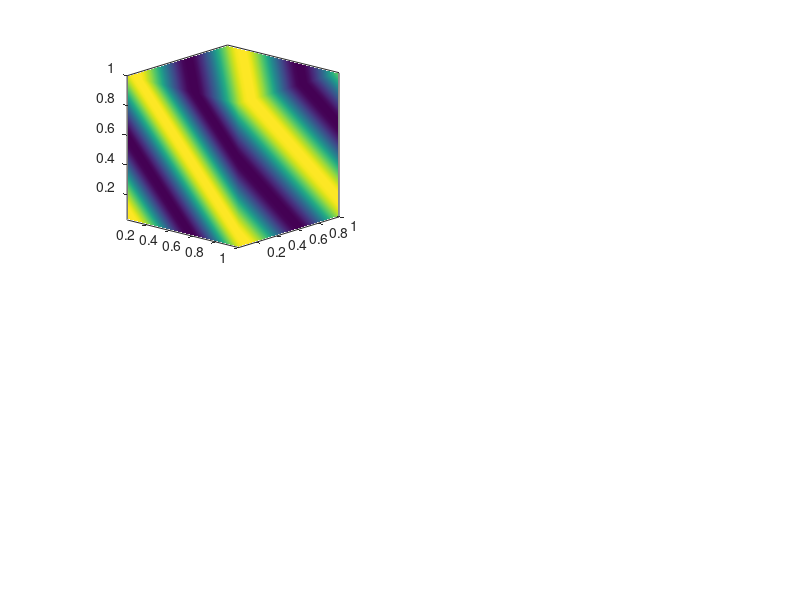

The MATLAB script that drew this image: (Note: this script raises an error after producing the figure.)
function RMHD_3D

%%%%%%%%%%%%%%%%%%%%%%%%%%%%%%%%%%%%%
%%%                               %%%
%%%   Draft 3D RMHD Solver        %%%
%%%                               %%%
%%%   Uses Elsasser Formulation   %%%
%%%   for an Alfven Wave in a     %%%
%%%   3D Torus                    %%%
%%%                               %%%
%%%%%%%%%%%%%%%%%%%%%%%%%%%%%%%%%%%%%

%% Paramaters %%%%%%%%%%%%%%%%%%%%%%%%%%%%%%%%%%

va   = 1;      % Alven velocity
nu   = 1e-3;
beta = 1;      % 

Dispersion_check = 1;   % Checks dispersion relation of a linear wave propagating through mesh if true

LX = 1;     % Box-size (x-direction)
LY = 1;     % Box-size (y-direction)
LZ = 1;     % Box-size (z-direction)     %%% !!! Should this scale differently to LX and LY? !!! %%%

NX = 32;      % Resolution in x
NY = 32;      % Resolution in y
NZ = 32;      % Resolution in z
N = NX*NY*NZ;

% CFL = 0.1;            %%% !!! Think about CFL conditions !!! %%% (Will eventually implement variable time step)
dt  = 1e-3;     % InitialTime Step              
TF  = 1;      % Final Time
TSCREEN = 100;  % Screen Update Interval Count (NOTE: plotting is usually slow)
time = dt:dt:TF;

E_zeta_plus  = zeros(1,length(time));
E_zeta_minus = zeros(1,length(time));
E_s_plus     = zeros(1,length(time));
E_s_minus    = zeros(1,length(time));
u_par_save   = zeros(1,length(time));
u_perx_save  = zeros(1,length(time));
u_pery_save  = zeros(1,length(time));

dx = LX/NX;
dy = LY/NY;
dz = LZ/NZ;
% min_mesh = min([dx dy dz]);
dV = dx*dy*dz;

I=sqrt(-1);
bpar = 1/sqrt(1+(1/beta)^2);
grid_int = dV/N;
t=0.0;

%% Initialise wavevector grid %%%%%%%%%%%%%%%%%%

kx = (2*I*pi/LX)*[0:((NX/2)-1)  -(NX/2):-1];    % [0, 1, ..., NX/2-1, -NX/2, -NX/2+1, ..., -1]    % This is a formatting convention
ky = (2*I*pi/LY)*[0:((NY/2)-1)  -(NY/2):-1];
kz = (2*I*pi/LZ)*[0:((NZ/2)-1)  -(NZ/2):-1];
[KX, KY, KZ] = ndgrid(kx, ky, kz);

dealias = abs(KX)<(1/3)*NX & abs(KY)<(1/3)*NY & abs(KZ)<(1/3)*NZ;    % Cutting of frequencies for dealiasing using the 2/3 rule   (2/3)*(N/2)

k2_perp = KX.^2 + KY.^2;      % (Perpendicular) Laplacian in Fourier space
k2_poisson = k2_perp;    
k2_poisson(1,1,:) = 1;        % Fixed Laplacian in F.S. for Poisson's equation   % Because first entry was 0
k2 = k2_perp + KZ.^2;         % Laplacian in F.S.
exp_correct = exp(dt*nu*k2);  % !!! Should this be k2 or k2_perp ??? (Seems like it should be k2 as will have z-dependence)

%% Initial Condition %%%%%%%%%%%%%%%%%%%%%%%%%%%

[i,j,k] = ndgrid((1:NX)*dx,(1:NY)*dy,(1:NZ)*dz);
XG = permute(i, [2 1 3]);
YG = permute(j, [2 1 3]);
ZG = permute(k, [2 1 3]);

Lap_zeta_plus  = k2_perp.*fftn(sin(2*pi*(i/LX + j/LY + k/LZ)));
Lap_zeta_minus = k2_perp.*fftn(0);

% Lap_zeta_plus  = k2_perp.*fftn(1);
% Lap_zeta_minus = k2_perp.*fftn(0);

s_plus  = fftn(0*0.01*cos(2*pi*k/LZ));
s_minus = fftn(0*0.01*sin(2*pi*j/LZ));

%% Solver %%%%%%%%%%%%%%%%%%%%%%%%%%%%%%%%%%%%%%

k=0;
n=1;
for i = (1:length(time))
    k=k+1;

    %%% Update zeta p/m for new time-step
    zeta_plus = Lap_zeta_plus./k2_poisson;        
    zeta_minus = Lap_zeta_minus./k2_poisson;

    %%% Compute Poisson Brackets
    
    % Calculates derivatives for PB
    zp_x  = real(ifftn(KX.*zeta_plus));
    zm_x  = real(ifftn(KX.*zeta_minus));
    zp_y  = real(ifftn(KY.*zeta_plus));
    zm_y  = real(ifftn(KY.*zeta_minus));
    sp_x  = real(ifftn(KX.*s_plus));
    sp_y  = real(ifftn(KY.*s_plus));
    sm_x  = real(ifftn(KX.*s_minus));
    sm_y  = real(ifftn(KY.*s_minus));
    Lzp_x = real(ifftn(KX.*Lap_zeta_plus));
    Lzm_x = real(ifftn(KX.*Lap_zeta_minus));
    Lzp_y = real(ifftn(KY.*Lap_zeta_plus));
    Lzm_y = real(ifftn(KY.*Lap_zeta_minus));
    
    % Calculates PB
    PB_zp_Lzm = fftn((zp_x.*Lzm_y) - (zp_y.*Lzm_x));
    PB_zm_Lzp = fftn((zm_x.*Lzp_y) - (zm_y.*Lzp_x));
    PB_zp_zm  = fftn((zp_x.*zm_y)  - (zp_y.*zm_x));
    PB_zp_sp  = fftn((zp_x.*sp_y)  - (zp_y.*sp_x));
    PB_zp_sm  = fftn((zp_x.*sm_y)  - (zp_y.*sm_x));
    PB_zm_sp  = fftn((zm_x.*sp_y)  - (zm_y.*sp_x));
    PB_zm_sm  = fftn((zm_x.*sm_y)  - (zm_y.*sm_x));
    
    NL_zeta_Sup = -(0.5).*(PB_zp_Lzm + PB_zm_Lzp).*dealias; 
    NL_zeta_Lap = -(0.5).*k2_perp.*PB_zp_zm.*dealias;
    NL_zeta_plus  = NL_zeta_Sup - NL_zeta_Lap;
    NL_zeta_minus = NL_zeta_Sup + NL_zeta_Lap;
    
    NL_s_plus   = -(0.5).*((1-bpar).*PB_zp_sp + (1+bpar).*PB_zm_sp).*dealias;
    NL_s_minus  = -(0.5).*((1+bpar).*PB_zp_sm + (1-bpar).*PB_zm_sm).*dealias;
    
    %%% Compute Linear terms
    
    Lin_zeta_plus  =  va.*KZ.*Lap_zeta_plus;
    Lin_zeta_minus = -va.*KZ.*Lap_zeta_minus;
    Lin_s_plus     = (va*bpar).*KZ.*s_plus;
    Lin_s_minus    = (va*bpar).*KZ.*s_minus;   
    
    %%% Compute Solution at the next step %%%
    
    Lap_zeta_plus_new  = dt*(Lin_zeta_plus + NL_zeta_plus) + Lap_zeta_plus;
    Lap_zeta_minus_new = dt*(Lin_zeta_minus + NL_zeta_minus) + Lap_zeta_minus;
    s_plus_new         = dt*(Lin_s_plus + NL_s_plus) + s_plus;
    s_minus_new        = dt*(Lin_s_minus + NL_s_minus) + s_minus;
    
    Lap_zeta_plus_new  = Lap_zeta_plus_new.*exp_correct;
    Lap_zeta_minus_new = Lap_zeta_minus_new.*exp_correct;
    s_plus_new  = s_plus_new.*exp_correct;
    s_minus_new = s_minus_new.*exp_correct;
    
    %%% Energy %%%
    
    E_zeta_plus_grid  = (abs(Lap_zeta_plus_new).^2)./abs(k2_poisson);
    E_zeta_minus_grid = (abs(Lap_zeta_minus_new).^2)./abs(k2_poisson);
    E_s_plus_grid     = (abs(s_plus_new)).^2;
    E_s_minus_grid    = (abs(s_minus_new)).^2;
    
    E_zeta_plus(n)  = (0.5)*sum(E_zeta_plus_grid(:))*(grid_int);
    E_zeta_minus(n) = (0.5)*sum(E_zeta_minus_grid(:))*(grid_int);
    E_s_plus(n)     = (0.5)*sum(E_s_plus_grid(:))*(grid_int);
    E_s_minus(n)    = (0.5)*sum(E_s_minus_grid(:))*(grid_int);
    
    t=t+dt;
    
    %% Plotting %%%
    if (k==TSCREEN)

        %Go back to real space for plotting
        zetap  = double(permute(real(ifftn(Lap_zeta_plus_new./k2_poisson)),[2,1,3]));
        zetam  = double(permute(real(ifftn(Lap_zeta_minus_new./k2_poisson)),[2,1,3]));
        sp     = double(permute(real(ifftn(s_plus_new)),[2,1,3]));
        sm     = double(permute(real(ifftn(s_minus_new)),[2,1,3]));
        
        figure(1)
        subplot(2,2,1)
        hold on
        hx = slice(XG, YG, ZG, zetap, LX, [], []);
        set(hx,'FaceColor','interp','EdgeColor','none')
        hy = slice(XG, YG, ZG, zetap, [], dy, []);
        set(hy,'FaceColor','interp','EdgeColor','none')
        hz = slice(XG, YG, ZG, zetap, [], [], LZ);
        set(hz,'FaceColor','interp','EdgeColor','none')
        hold off
        
        daspect([1,1,1])
        axis tight
        box on
        view(42,16)
        camproj perspective
        set(gcf,'Renderer','zbuffer')
        title([num2str(t,'%0.3f') '  \zeta^+'])
        xlabel('x')
        ylabel('y')
        zlabel('z')
        colorbar
        
        subplot(2,2,2)
        hold on
        hx = slice(XG, YG, ZG, zetam, LX, [], []);
        set(hx,'FaceColor','interp','EdgeColor','none')
        hy = slice(XG, YG, ZG, zetam, [], dy, []);
        set(hy,'FaceColor','interp','EdgeColor','none')
        hz = slice(XG, YG, ZG, zetam, [], [], LZ);
        set(hz,'FaceColor','interp','EdgeColor','none')
        hold off
        
        daspect([1,1,1])
        axis tight
        box on
        view(42,16)
        camproj perspective
        set(gcf,'Renderer','zbuffer')
        title('\zeta^-')
        xlabel('x')
        ylabel('y')
        zlabel('z')
        colorbar
        
        subplot(2,2,3)
        hold on
        hx = slice(XG, YG, ZG, sp, LX, [], []);
        set(hx,'FaceColor','interp','EdgeColor','none')
        hy = slice(XG, YG, ZG, sp, [], dy, []);
        set(hy,'FaceColor','interp','EdgeColor','none')
        hz = slice(XG, YG, ZG, sp, [], [], LZ);
        set(hz,'FaceColor','interp','EdgeColor','none')
        hold off
        
        daspect([1,1,1])
        axis tight
        box on
        view(42,16)
        camproj perspective
        set(gcf,'Renderer','zbuffer')
        title('z^+')
        xlabel('x')
        ylabel('y')
        zlabel('z')
        colorbar
        
        subplot(2,2,4)
        hold on
        hx = slice(XG, YG, ZG, sm, LX, [], []);
        set(hx,'FaceColor','interp','EdgeColor','none')
        hy = slice(XG, YG, ZG, sm, [], dy, []);
        set(hy,'FaceColor','interp','EdgeColor','none')
        hz = slice(XG, YG, ZG, sm, [], [], LZ);
        set(hz,'FaceColor','interp','EdgeColor','none')
        hold off
        
        daspect([1,1,1])
        axis tight
        box on
        view(42,16)
        camproj perspective
        set(gcf,'Renderer','zbuffer')
        title('z^-')
        xlabel('x')
        ylabel('y')
        zlabel('z')
        colorbar
        
        drawnow
        k=0;
    end

    %% Calculate Dispersion Relation 
    
    if Dispersion_check == 1
        
        u_par = real(ifftn((0.5).*(s_plus_new + s_minus_new)));
        phi = abs((0.5)*(Lap_zeta_plus_new + Lap_zeta_minus_new)./k2_poisson);
        phi_x = real(ifftn(KX.*phi)).*dealias;    % y component of u_perp
        phi_y = real(ifftn(KY.*phi)).*dealias;    %-x component of u_perp
        
        u_par_save(n)  =  u_par(NX/2, NY/2, NZ/2);
        u_perx_save(n) = -phi_y(NX/2, NY/2, NZ/2);
        u_pery_save(n) =  phi_x(NX/2, NY/2, NZ/2);

    end
    
    n=n+1;
    Lap_zeta_plus  = Lap_zeta_plus_new;
    Lap_zeta_minus = Lap_zeta_minus_new;
    s_plus         = s_plus_new;
    s_minus        = s_minus_new;
end

%% Energy Plot %%%%%%%%%%%%%%%%%%%%%%%%%%%%%%%%%

figure(2)
subplot(1,2,1)
plot(time, E_zeta_plus, time, E_zeta_minus)
title('\zeta^{\pm} "Energy"')
legend('\zeta^+', '\zeta^-')
xlabel('Time')
subplot(1,2,2)
plot(time, E_s_plus, time, E_s_minus)
title('z^{\pm} "Energy"')
legend('z^+', 'z^-')
xlabel('Time')

%% Dispersion %%%%%%%%%%%%%%%%%%%%%%%%%%%%%%%%%%
if Dispersion_check == 1
    %[velxmax, tvx_max] = 

%     plot(u_par_save)    
figure(3)
    findpeaks(abs(u_perx_save),'MinPeakProminence', 0.2e-12);
        
%         [velymax, tvy_max] = findpeaks(abs(u_pery_save),'MinPeakProminence', 0.2e-12);
%         
%         [velzmax, tvz_max] = findpeaks(abs(u_par_save),'MinPeakProminence', 0.2e-12);
%        
%         %%% Calculate Omega from vel_x
%         
%         T_nvx = dt*(abs(diff(tvx_max)));
%         Tvx = 2*mean(T_nvx);
%         
%         %%% Calculate Omega from vel_y
%         
%         T_nvy = dt*(abs(diff(tvy_max)));
%         Tvy = 2*mean(T_nvy);
%         
%         %%% Calculate Omega from vel_z
%         
%         T_nvz = dt*(abs(diff(tvz_max)));
%         Tvz = 2*mean(T_nvz);
%         
%         %%% Find average Omega from 3 velocity components
%         
%         Tvect = [Tvx, Tvy, Tvz];    %Manually remove nonlinear components from this vector
%         T = nanmean(Tvect);
%         omega = (2*pi)/T
end
end

%%%%% Trial CFL variable time-step %%%%%%%%%

%     %% Update time-step        (!!Requires changing time vector!!)
%     u_par = real(ifftn((0.5).*(s_plus + s_minus)));
%     u_par_save(:,:,:,n) = u_par;
%     
%     phi = abs((0.5)*(zeta_plus + zeta_minus));
%     phi_x = real(ifftn(KX.*phi)).*dealias;    % y component of u_perp
%     phi_y = real(ifftn(KY.*phi)).*dealias;    %-x component of u_perp
%     
%     u_perp = sqrt((phi_x).^2 + (phi_y).^2);
%     u_perp_save(:,:,:,n) = u_perp;
%     u = sqrt(u_par.^2 + u_perp.^2);
% 
%     dt_grid = (CFL.*min_mesh)./u;
%     dt = min(abs(dt_grid(:)));
    
